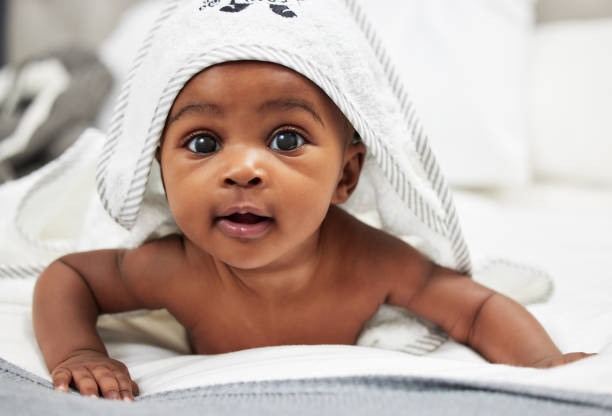
#> input picture src/age_gender_classifier/src/onnx_models/test_images/baby.jpg, 612 x 416 px
$ python -i model.py   (imports and definitions only)
#> lines starting #> are read from the running program, lines starting #| are printed output that depends on the picture
### src/age_gender_classifier/src/utils/preprocess.py
import cv2 as cv
import logging
import numpy as np

logging.basicConfig(level=logging.INFO) # shows logs in the system

# [21 lines left out: functions is_valid_image, is_damaged, not called in this run]

def enhance_image(image):
    '''kernel, sharpening, denoising, and bilateral filtering techniques for image preprocessing'''
    kernel = np.array([[0, -0.5, 0],
                       [-0.5, 3, -0.5],
                       [0, -0.5, 0]])  # Sharpening
    sharpened = cv.filter2D(image, -1, kernel)
    smoothed = cv.bilateralFilter(sharpened, d=3, sigmaColor=55, sigmaSpace=55)
    denoised = cv.fastNlMeansDenoising(smoothed, h=5, templateWindowSize=7, searchWindowSize=21)
    return denoised

### src/age_gender_classifier/src/onnx_models/age_classify_v001/model.py
import onnxruntime as ort
import os
import numpy as np
import cv2 as cv
from PIL import Image
from src.utils.preprocess import enhance_image


# Preprocessing function
def preprocess_image(image_input, target_size=224):
    """
    Preprocess either:
      - image_input as an image path(string) to a .jpg/.png file
      - image_input as a 48*48 pixel string
      - image_input as a 48*48 numpy array
    """
#> called with image_input = '../test_images/baby.jpg', target_size = 224
    if isinstance(image_input, str):
        if os.path.exists(image_input):
            image = Image.open(image_input).convert("L")  # convert to grayscale
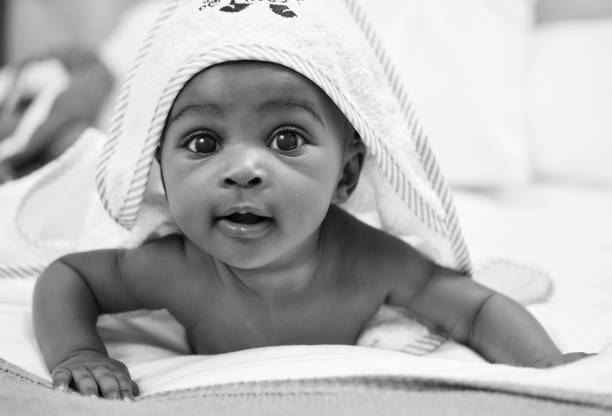
#> image: PIL image 612x416 L; min 0, max 255, mean 180.8
            image = image.resize((48, 48))
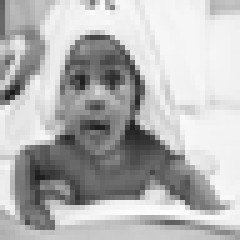
#> image: PIL image 48x48 L (shown 5 times larger); min 25, max 254, mean 180.8
            image_np = np.array(image, dtype=np.uint8)
        elif image_input.count(" ") >= 2303:
            pixel_vals = np.array(
                [int(p) for p in image_input.strip().split()], dtype=np.uint8
            )
            image_np = pixel_vals.reshape(48, 48)
        else:
            raise ValueError(
                "Invalid string input: not a valid image file or input string"
            )
    elif isinstance(image_input, np.ndarray):
        image_np = image_input
    else:
        raise ValueError("Unsupported input type.")
    # enhance the image
    enhanced = enhance_image(image_np)
#> in enhance_image, `sharpened = cv.filter2D(image, -1, kernel)`:
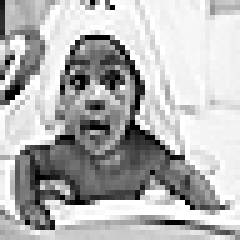
#> sharpened: shape (48, 48) (shown 5 times larger); min 0, max 255, mean 179.5
#> in enhance_image, `smoothed = cv.bilateralFilter(sharpened, d=3, sigmaColor=55, sigmaSpac..`:
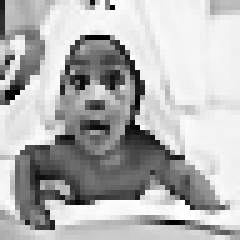
#> smoothed: shape (48, 48) (shown 5 times larger); min 0, max 254, mean 179.3
    # resized to model input size
    resized = cv.resize(enhanced, (target_size, target_size))
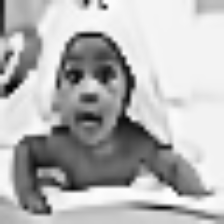
#> resized: shape (224, 224); min 1, max 254, mean 179.3
    # convert to float, normalize, and reshape
    final = resized.astype(np.float32) / 255.0
    final = np.stack([final] * 3, axis=0)
    final = np.expand_dims(final, axis=0)
    return final


# Postprocessing function
def postprocess_output(logits):
    """
    Apply softmax to the raw logits and return predicted classes for the batch.
    """
    exp_logits = np.exp(logits - np.max(logits, axis=1, keepdims=True))
    probabilities = exp_logits / np.sum(exp_logits, axis=1, keepdims=True)
    predicted_classes = np.argmax(probabilities, axis=1)
    return predicted_classes, probabilities


# Mapping from classification ids to age ranges (updated based on model's id2label)
id2label = {
    0: "0-2",
    1: "10-19",
    2: "20-29",
    3: "3-9",
    4: "30-39",
    5: "40-49",
    6: "50-59",
    7: "60-69",
    8: "70-79",
}


# Run inference
def predict(image_input, onnx_path):
    # Load ONNX model
    session = ort.InferenceSession(onnx_path, providers=["CPUExecutionProvider"])
    input_tensor = preprocess_image(image_input)
    outputs = session.run(["logits"], {"pixel_values": input_tensor})[0]
    predicted_classes, probabilities = postprocess_output(outputs)
    predicted_class = predicted_classes[0]
    predicted_label = id2label.get(predicted_class, "Unknown")
    confidence = probabilities[0][predicted_class]
    return predicted_label, confidence

>>> result = preprocess_image('../test_images/baby.jpg')

$ run again, on src/age_gender_classifier/src/onnx_models/test_images/lebron.jpg
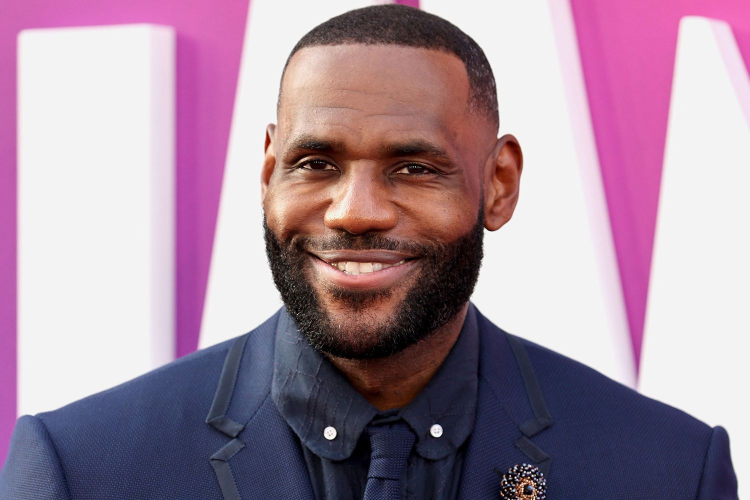
#> input picture src/age_gender_classifier/src/onnx_models/test_images/lebron.jpg, 1500 x 1000 px (shown at 1/2 size)
#> in preprocess_image, `image = Image.open(image_input).convert("L")`:
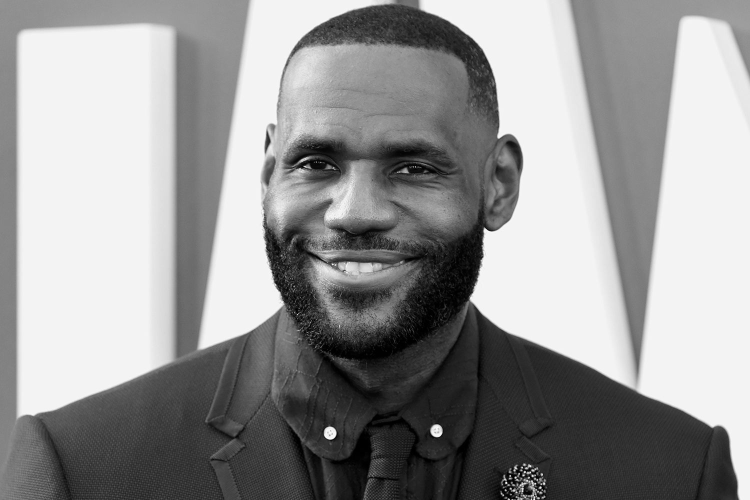
#> image: PIL image 1500x1000 L (shown at 1/2 size); min 0, max 255, mean 150
#> in preprocess_image, `resized = cv.resize(enhanced, (target_size, target_size))`:
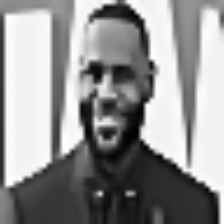
#> resized: shape (224, 224); min 0, max 255, mean 146.7
